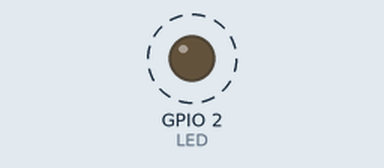
The program below on a simulated ESP32. Parts: output pins drawn as LEDs (lit = HIGH). Dashed ring = blinking. What the program prints to the serial monitor is not drawn.

Above: at 0.6 s.
Timing chart, 0 to 3.0 s (numbered marks = the images above):
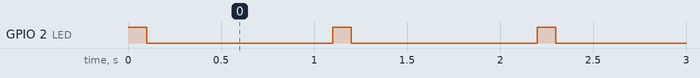

The program:

main.cpp
```cpp
/***************************************************************************
 * Exemplo para demonstrar o uso de MUTEX para acesso a recursos e a inversão
 * de prioridade (arecursos restritos)
 * Por: Matheus Sousa
 ***************************************************************************/

/* Biblioteca Arduino Core */
#include <Arduino.h>

/* Bibliotecas FreeRTOS */
#include "freertos/FreeRTOS.h"
#include "freertos/task.h"
#include "freertos/semphr.h"

/* Macros */
#define LED 2

/* Definições */
SemaphoreHandle_t xMutex;

TaskHandle_t xTaskHandle1;
TaskHandle_t xTaskHandle2;

/* Protótipos */
void vTask1(void *pvParameters);
void vTask2(void *pvParameters);

/**
 * Task Setup
 *
 */
void setup()
{
    Serial.begin(9600);
    pinMode(LED, OUTPUT);

    xMutex = xSemaphoreCreateMutex();

    xTaskCreate(vTask1, "vTask1", configMINIMAL_STACK_SIZE+1024, NULL, 1, &xTaskHandle1);
    xTaskCreate(vTask2, "vTask2", configMINIMAL_STACK_SIZE+1024, NULL, 4, &xTaskHandle2);
}


/**
 * Task Loop
 *
 */
void loop()
{
    /* KeepAlive da aplicação */
    digitalWrite( LED, HIGH );
    vTaskDelay( pdMS_TO_TICKS(100) );
    digitalWrite( LED, LOW );
    vTaskDelay( pdMS_TO_TICKS(1000) );
}


/**
 * Task 1
 *
 */
void vTask1(void *pvParameters)
{

    for ( ;; )
    {
        vSendInformation(1);
        vTaskDelay(10); // precisamos usar timers para liberar a CPU em tasks com maior prioridade
    }
}


/**
 * Task 2
 *
 */
void vTask2(void *pvParameters)
{

    for ( ;; )
    {
        vSendInformation(2);
        vTaskDelay(10); // precisamos usar timers para liberar a CPU em tasks com maior prioridade
    }
}

/*
    Simulando uma função com recurso exclusivo
    Tasks não podem compartilhar instruções dessa função simultaneamente!
*/
void vSendInformation( int32_t lInformation)
{
    xSemaphoreTake(xMutex, portMAX_DELAY);
    Serial.println("Enviando informação da Task: " + String(lInformation));
    delay(1000);
    xSemaphoreGive(xMutex);
}
```

Measured:
- by itself, GPIO 2 (LED): alternates HIGH for 0.10 s and LOW for 1.0 s
